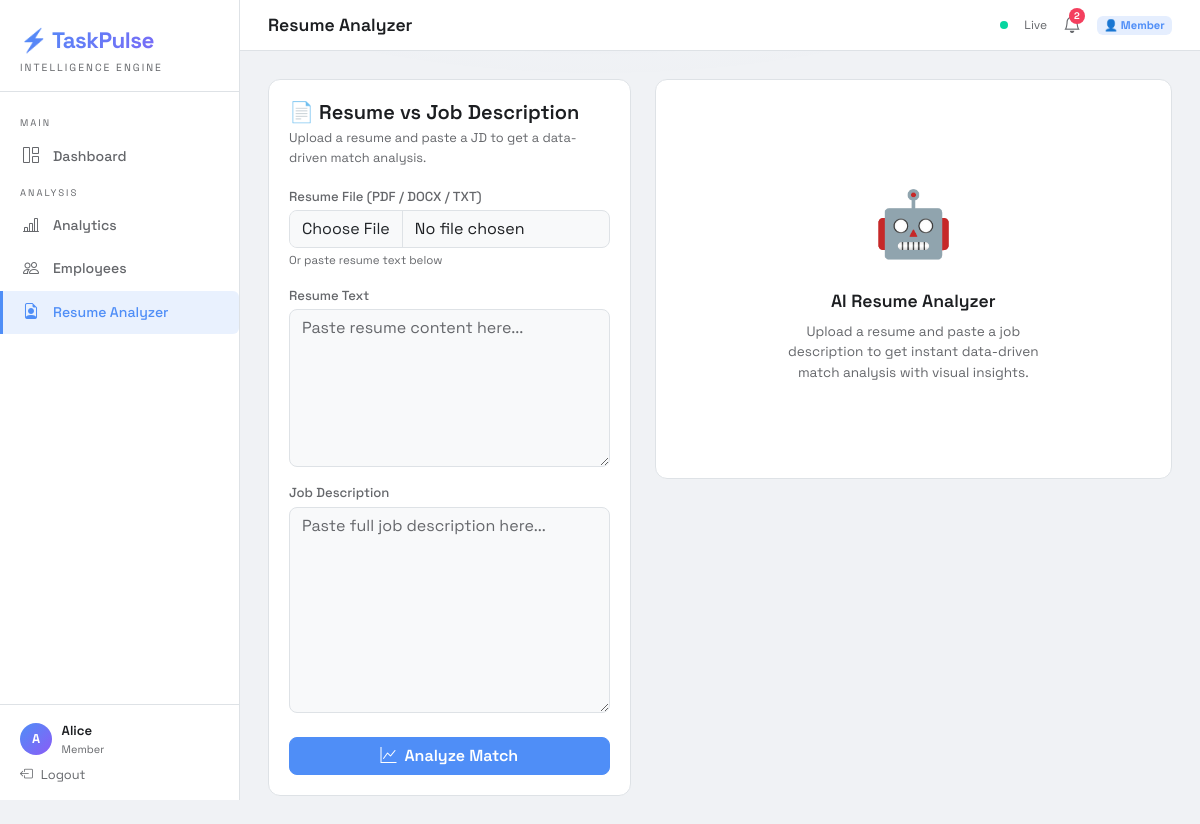
Screenshot of /resume_analyzer (signed in) with the database file from the repository.
### tables this page shows
CREATE TABLE user (
                id            INTEGER PRIMARY KEY AUTOINCREMENT,
                username      TEXT    NOT NULL UNIQUE,
                email         TEXT    NOT NULL UNIQUE,
                password_hash TEXT,
                role          TEXT    NOT NULL DEFAULT 'member',
                created_at    TEXT    NOT NULL DEFAULT (datetime('now'))
            );

### app.py (the view, shortened to what this page needs)
@app.route('/resume_analyzer', methods=['GET', 'POST'])
@login_required
def resume_analyzer():
    result = None
    return render_template('resume_analyzer.html', result=result)

### app.py (called while the page is built)
def get_db():
    os.makedirs(os.path.dirname(DB_PATH), exist_ok=True)
    conn = sqlite3.connect(DB_PATH)
    conn.row_factory = sqlite3.Row          # columns accessible by name
    conn.execute("PRAGMA foreign_keys = ON")
    return conn

def db_get_user_by_id(uid):
    with get_db() as conn:
        cur = conn.cursor()
        cur.execute("SELECT * FROM user WHERE id = ?", (uid,))
        row = cur.fetchone()
        return UserObj(row) if row else None

@login_manager.user_loader
def load_user(uid):
    return db_get_user_by_id(int(uid))

    def __getattr__(self, name):
        try:
            val = self._d[name]
        except KeyError:
            raise AttributeError(name)
        if name in ('created_at', 'deadline') and isinstance(val, str):
            return _parse_dt(val)
        return val

### templates/resume_analyzer.html (shortened to what this page needs)
{% extends "base.html" %}
{% block page_title %}Resume Analyzer{% endblock %}
{% block content %}
<div class="row g-4">
  <div class="col-lg-5">
    <div class="tp-card">
      <h5 style="font-weight:600;margin-bottom:0.25rem;">📄 Resume vs Job Description</h5>
      <p style="font-size:0.8rem;color:var(--text2);margin-bottom:1.25rem;">Upload a resume and paste a JD to get a data-driven match analysis.</p>
      <form method="POST" enctype="multipart/form-data">
        <div class="mb-3">
          <label class="form-label">Resume File <span style="color:var(--text2);">(PDF / DOCX / TXT)</span></label>
          <input type="file" name="resume_file" class="form-control" accept=".pdf,.doc,.docx,.txt">
          <div style="font-size:0.72rem;color:var(--text2);margin-top:4px;">Or paste resume text below</div>
        </div>
        <div class="mb-3">
          <label class="form-label">Resume Text</label>
          <textarea name="resume_text" class="form-control" rows="6" placeholder="Paste resume content here..."></textarea>
        </div>
        <div class="mb-4">
          <label class="form-label">Job Description</label>
          <textarea name="job_description" class="form-control" rows="8" placeholder="Paste full job description here..." required></textarea>
        </div>
        <button type="submit" class="btn btn-primary w-100" style="border-radius:8px;font-weight:600;">
          <i class="bi bi-graph-up me-2"></i>Analyze Match
        </button>
      </form>
    </div>
  </div>
  <div class="col-lg-7">
    {% if result %}
    <div class="tp-card">
      <div style="font-size:0.72rem;color:var(--text2);text-transform:uppercase;letter-spacing:1px;margin-bottom:0.75rem;">📊 Visual Analysis</div>
      <div class="chart-wrap"><img alt="resume analysis"></div>
    </div>
    <div class="tp-card mt-3">
      <div style="font-size:0.72rem;color:var(--text2);text-transform:uppercase;letter-spacing:1px;margin-bottom:0.75rem;">Resume Section Completeness</div>
      <div class="row g-2">
        {% for section, score in result.analysis.section_scores.items() %}
        {% set sc = score|round|int %}
        {% set sc_color = 'var(--accent3)' if sc >= 60 else 'var(--warn)' if sc >= 30 else 'var(--danger)' %}
        <div class="col-12">
          <div class="d-flex justify-content-between align-items-center mb-1">
            <span style="font-size:0.82rem;font-weight:500;">{{ section }}</span>
            <span class="mono" style="font-size:0.75rem;color:{{ sc_color }};">{{ sc }}%</span>
          </div>
          <div class="progress" style="height:5px;">
            <div class="progress-bar" style="width:{{ sc }}%;background:{{ sc_color }};"></div>
          </div>
        </div>
        {% endfor %}
      </div>
    </div>
    <div class="tp-card mt-3">
      <div style="font-size:0.72rem;color:var(--text2);text-transform:uppercase;letter-spacing:1px;margin-bottom:0.75rem;">💡 Recommendations</div>
      {% set score = result.analysis.match_score %}
      {% if score >= 70 %}
      <div class="insight-item insight-success"><div style="font-size:0.85rem;">✅ Strong match! This resume aligns well with the job description.</div></div>
      <div class="insight-item insight-success"><div style="font-size:0.85rem;">📝 Consider adding specific metrics and achievements to stand out further.</div></div>
      {% elif score >= 40 %}
      <div class="insight-item insight-warning"><div style="font-size:0.85rem;">⚠️ Moderate match. Strengthen the resume by adding missing keywords naturally.</div></div>
      <div class="insight-item insight-warning"><div style="font-size:0.85rem;">🎯 Focus on tailoring the experience section to match JD requirements.</div></div>
      {% else %}
      <div class="insight-item insight-danger"><div style="font-size:0.85rem;">🔴 Low match score. Major gaps between resume and job requirements.</div></div>
      <div class="insight-item insight-danger"><div style="font-size:0.85rem;">📚 Consider upskilling or applying to positions that better match current experience.</div></div>
      {% endif %}
      {% if result.analysis.missing %}
      <div class="insight-item insight-warning">
        <div style="font-size:0.85rem;">🔍 Add these key skills if applicable: <strong>{{ result.analysis.missing[:5]|join(', ') }}</strong></div>
      </div>
      {% endif %}
    </div>
    {% else %}
    <div class="tp-card d-flex flex-column align-items-center justify-content-center" style="min-height:400px;">
      <div style="font-size:4rem;margin-bottom:1rem;">🤖</div>
      <div style="font-weight:600;font-size:1.1rem;margin-bottom:0.5rem;">AI Resume Analyzer</div>
      <div style="font-size:0.85rem;color:var(--text2);text-align:center;max-width:280px;">
        Upload a resume and paste a job description to get instant data-driven match analysis with visual insights.
      </div>
    </div>
    {% endif %}
  </div>
</div>
{% endblock %}

### templates/base.html (shortened to what this page needs)
<!DOCTYPE html>
<html lang="en">
<head>
<link href="https://cdn.jsdelivr.net/npm/bootstrap@5.3.0/dist/css/bootstrap.min.css" rel="stylesheet">
<link href="https://cdn.jsdelivr.net/npm/bootstrap-icons@1.11.0/font/bootstrap-icons.css" rel="stylesheet">
<link rel="stylesheet" href="/static/css/taskpulse.css">
</head>
<body>
{% if current_user.is_authenticated %}
<div class="sidebar">
  <div class="sidebar-brand">
    <div class="logo">⚡ TaskPulse</div>
    <div class="tagline">Intelligence Engine</div>
  </div>
  <nav class="sidebar-nav">
    <div class="nav-section">Main</div>
    <a href="{{ url_for('dashboard') }}" class="{% if request.endpoint == 'dashboard' %}active{% endif %}">
      <i class="bi bi-grid-1x2"></i><span>Dashboard</span>
    </a>
    <div class="nav-section">Analysis</div>
    <a href="{{ url_for('analytics') }}" class="{% if request.endpoint == 'analytics' %}active{% endif %}">
      <i class="bi bi-bar-chart-line"></i><span>Analytics</span>
    </a>
    <a href="{{ url_for('employees') }}" class="{% if request.endpoint == 'employees' %}active{% endif %}">
      <i class="bi bi-people"></i><span>Employees</span>
    </a>
    <a href="{{ url_for('resume_analyzer') }}" class="{% if request.endpoint == 'resume_analyzer' %}active{% endif %}">
      <i class="bi bi-file-earmark-person"></i><span>Resume Analyzer</span>
    </a>
  </nav>
  <div class="sidebar-footer">
    <div class="user-pill">
      <div class="avatar">{{ current_user.username[0].upper() }}</div>
      <div>
        <div class="user-name">{{ current_user.username }}</div>
        <div class="user-role">{{ current_user.role.title() }}</div>
      </div>
    </div>
    <a href="{{ url_for('logout') }}" class="d-flex align-items-center gap-2 mt-2" style="color:var(--text2);text-decoration:none;font-size:0.8rem;">
      <i class="bi bi-box-arrow-left"></i><span>Logout</span>
    </a>
  </div>
</div>
<div class="main-wrap">
  <div class="topbar">
    <div class="topbar-title">{% block page_title %}Dashboard{% endblock %}</div>
    <div class="d-flex align-items-center gap-3">
      <span class="pulse-dot"></span>
      <span style="font-size:0.75rem;color:var(--text2);">Live</span>
      <div class="position-relative" style="cursor:pointer;" onclick="toggleNotifs()">
        <i class="bi bi-bell" style="font-size:1.1rem;color:var(--text2);"></i>
        <span id="notif-badge" style="display:none;position:absolute;top:-4px;right:-4px;width:16px;height:16px;background:var(--danger);border-radius:50%;font-size:0.6rem;display:flex;align-items:center;justify-content:center;color:white;font-weight:700;" id="notif-count">0</span>
      </div>
      <span class="badge" style="background:rgba(79,142,247,0.15);color:var(--accent);font-size:0.7rem;">
        {% if current_user.role == 'manager' %}👑 Manager{% else %}👤 Member{% endif %}
      </span>
    </div>
  </div>
  <div class="content">
    {% block content %}{% endblock %}
  </div>
</div>
{% else %}
{% block auth_content %}{% endblock %}
{% endif %}
</body>
</html>

### static/css/taskpulse.css (style rules this page uses)
:root { --bg: #f0f2f5; --bg2: #ffffff; --card: #ffffff; --card2: #f8f9fa; --border: #dee2e6; --accent: #4f8ef7; --accent2: #8b5cf6; --accent3: #06d6a0; --danger: #f43f5e; --warn: #f59e0b; --text: #1c1e21; --text2: #65676b; --glow: 0 4px 20px rgba(0,0,0,0.06); --radius: 10px; --radius-sm:6px; }
*, *::before, *::after { box-sizing: border-box; margin: 0; padding: 0; }
html { scroll-behavior: smooth; }
body { background: var(--bg); color: var(--text); font-family: 'Space Grotesk', sans-serif; min-height: 100vh; font-size: 15px; line-height: 1.5; }
body::before { content: ''; position: fixed; inset: 0; pointer-events: none; z-index: 0; background: radial-gradient(ellipse 80% 50% at 50% -20%, rgba(79,142,247,0.05) 0%, transparent 60%); }
a { color: var(--accent); text-decoration: none; }
.sidebar { width: 240px; min-height: 100vh; background: var(--bg2); border-right: 1px solid var(--border); position: fixed; top: 0; left: 0; z-index: 100; display: flex; flex-direction: column; transition: width .25s ease; }
.sidebar-brand { padding: 1.5rem 1.25rem 1rem; border-bottom: 1px solid var(--border); }
.sidebar-nav { flex: 1; padding: 1rem 0; overflow-y: auto; }
.sidebar-nav a { display: flex; align-items: center; gap: 0.75rem; padding: 0.6rem 1.25rem; color: var(--text2); font-size: 0.875rem; font-weight: 500; border-left: 3px solid transparent; transition: all .18s ease; border-radius: 0 6px 6px 0; }
.sidebar-nav a.active { color: var(--accent); background: rgba(79,142,247,0.1); border-left-color: var(--accent); }
.sidebar-nav a i { font-size: 1rem; width: 18px; flex-shrink: 0; }
.sidebar-footer { padding: 1rem 1.25rem; border-top: 1px solid var(--border); }
.user-pill { display: flex; align-items: center; gap: 0.65rem; }
.avatar { width: 34px; height: 34px; border-radius: 50%; background: linear-gradient(135deg, var(--accent), var(--accent2)); display: flex; align-items: center; justify-content: center; font-size: 0.85rem; font-weight: 700; color: #fff; flex-shrink: 0; }
.main-wrap { margin-left: 240px; min-height: 100vh; position: relative; z-index: 1; }
.topbar { background: var(--bg2); border-bottom: 1px solid var(--border); padding: 0.75rem 1.75rem; display: flex; align-items: center; justify-content: space-between; position: sticky; top: 0; z-index: 50; backdrop-filter: blur(10px); }
.topbar-title { font-size: 1.05rem; font-weight: 600; }
.content { padding: 1.75rem; }
.tp-card { background: var(--card); border: 1px solid var(--border); border-radius: var(--radius); padding: 1.25rem; transition: border-color .2s, box-shadow .2s; }
.btn { border-radius: var(--radius-sm); font-weight: 500; transition: all .18s; }
.btn-primary { background: var(--accent); border-color: var(--accent); color: #fff; }
.form-control, .form-select { background: var(--card2); border: 1px solid var(--border); color: var(--text); border-radius: var(--radius-sm); font-family: 'Space Grotesk', sans-serif; transition: border-color .18s, box-shadow .18s; }
.form-control::placeholder { color: var(--text2); }
.form-label { font-size: 0.8rem; font-weight: 500; color: var(--text2); margin-bottom: 4px; display: block; }
textarea.form-control { resize: vertical; }
.pulse-dot { width: 8px; height: 8px; border-radius: 50%; background: var(--accent3); display: inline-block; animation: pulse-anim 2s infinite; }

### rows the page displays
user: username "A", username "Alice", role "Member"
